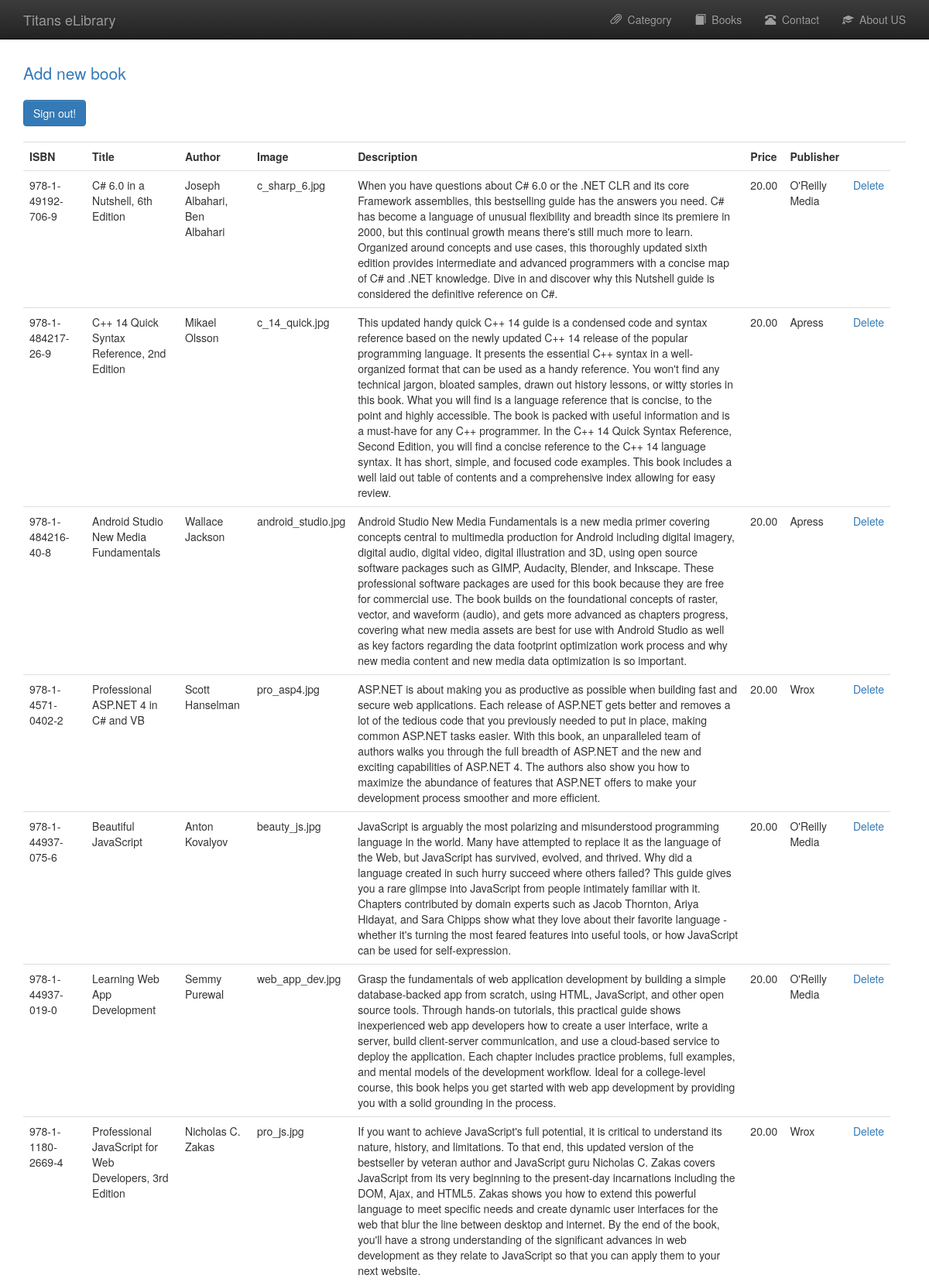
/admin_book.php (signed in, upper part), run on the app's committed database.
### tables this page shows
CREATE TABLE `books` (
  `book_isbn` varchar(20) NOT NULL,
  `book_title` varchar(60) DEFAULT NULL,
  `book_author` varchar(60) DEFAULT NULL,
  `book_image` varchar(40) DEFAULT NULL,
  `book_pdf` varchar(40) DEFAULT NULL,
  `book_descr` text DEFAULT NULL,
  `book_price` decimal(6,2) NOT NULL,
  `publisherid` int(10) UNSIGNED NOT NULL
);

CREATE TABLE `publisher` (
  `publisherid` int(10) UNSIGNED NOT NULL,
  `publisher_name` varchar(60) NOT NULL
);

### functions/database_functions.php (called while the page is built, shortened)
<?php
	function getPubName($conn, $pubid){
		$query = "SELECT publisher_name FROM publisher WHERE publisherid = '$pubid'";
		$result = mysqli_query($conn, $query);
		$row = mysqli_fetch_assoc($result);
		return $row['publisher_name'];
	}
	function getAll($conn){
		$query = "SELECT * from books ORDER BY book_isbn DESC";
		$result = mysqli_query($conn, $query);
		return $result;
	}
?>

### admin_book.php (the view, shortened to what this page needs)
<?php
	require_once "./template/header.php";
	require_once "./functions/database_functions.php";
	$conn = db_connect();
	$result = getAll($conn);
?>
	<p class="lead"><a href="admin_add.php">Add new book</a></p>
	<a href="admin_signout.php" class="btn btn-primary">Sign out!</a>
	<table class="table" style="margin-top: 20px">
		<tr>
			<th>ISBN</th>
			<th>Title</th>
			<th>Author</th>
			<th>Image</th>
			<th>Description</th>
			<th>Price</th>
			<th>Publisher</th>
			<th>&nbsp;</th>
			<th>&nbsp;</th>
		</tr>
		<?php while($row = mysqli_fetch_assoc($result)){ ?>
		<tr>
			<td><?php echo $row['book_isbn']; ?></td>
			<td><?php echo $row['book_title']; ?></td>
			<td><?php echo $row['book_author']; ?></td>
			<td><?php echo $row['book_image']; ?></td>
			<td><?php echo $row['book_descr']; ?></td>
			<td><?php echo $row['book_price']; ?></td>
			<td><?php echo getPubName($conn, $row['publisherid']); ?></td>
			<td><a href="admin_delete.php?bookisbn=<?php echo $row['book_isbn']; ?>">Delete</a></td>
		</tr>
		<?php } ?>
	</table>
<?php
	require_once "./template/newFooter.php";
?>

### data on the page
books: book_isbn "978-1-49192-706-9", book_title "C# 6.0 in a Nutshell, 6th Edition", book_author "Joseph Albahari, Ben Albahari", book_image "c_sharp_6.jpg", book_descr "When you have questions about C# 6.0 or the .NET CLR and its core Framework assemblies, this bestselling guide has the answers you need. C# has become a language of unusual flexibility and breadth since its premiere in 2000, but this continual growth means there's still much more to learn. Organized around concepts and use cases, this thoroughly updated sixth edition provides intermediate and advanced programmers with a concise map of C# and .NET knowledge. Dive in and discover why this Nutshell guide is considered the definitive reference on C#.", book_price "20.00", publisherid.publisher_name "O'Reilly Media"
books: book_isbn "978-1-484217-26-9", book_title "C++ 14 Quick Syntax Reference, 2nd Edition", book_author "Mikael Olsson", book_image "c_14_quick.jpg", book_descr "This updated handy quick C++ 14 guide is a condensed code and syntax reference based on the newly updated C++ 14 release of the popular programming language. It presents the essential C++ syntax in a well-organized format that can be used as a handy reference. You won't find any technical jargon, bloated samples, drawn out history lessons, or witty stories in this book. What you will find is a language reference that is concise, to the point and highly accessible. The book is packed with useful information and is a must-have for any C++ programmer. In the C++ 14 Quick Syntax Reference, Second Edition, you will find a concise reference to the C++ 14 language syntax. It has short, simple, and…", book_price "20.00", publisherid.publisher_name "Apress"
books: book_isbn "978-1-484216-40-8", book_title "Android Studio New Media Fundamentals", book_author "Wallace Jackson", book_image "android_studio.jpg", book_descr "Android Studio New Media Fundamentals is a new media primer covering concepts central to multimedia production for Android including digital imagery, digital audio, digital video, digital illustration and 3D, using open source software packages such as GIMP, Audacity, Blender, and Inkscape. These professional software packages are used for this book because they are free for commercial use. The book builds on the foundational concepts of raster, vector, and waveform (audio), and gets more advanced as chapters progress, covering what new media assets are best for use with Android Studio as well as key factors regarding the data footprint optimization work process and why new media content…", book_price "20.00", publisherid.publisher_name "Apress"
books: book_isbn "978-1-4571-0402-2", book_title "Professional ASP.NET 4 in C# and VB", book_author "Scott Hanselman", book_image "pro_asp4.jpg", book_descr "ASP.NET is about making you as productive as possible when building fast and secure web applications. Each release of ASP.NET gets better and removes a lot of the tedious code that you previously needed to put in place, making common ASP.NET tasks easier. With this book, an unparalleled team of authors walks you through the full breadth of ASP.NET and the new and exciting capabilities of ASP.NET 4. The authors also show you how to maximize the abundance of features that ASP.NET offers to make your development process smoother and more efficient.", book_price "20.00", publisherid.publisher_name "Wrox"
books: book_isbn "978-1-44937-075-6", book_title "Beautiful JavaScript", book_author "Anton Kovalyov", book_image "beauty_js.jpg", book_descr "JavaScript is arguably the most polarizing and misunderstood programming language in the world. Many have attempted to replace it as the language of the Web, but JavaScript has survived, evolved, and thrived. Why did a language created in such hurry succeed where others failed? This guide gives you a rare glimpse into JavaScript from people intimately familiar with it. Chapters contributed by domain experts such as Jacob Thornton, Ariya Hidayat, and Sara Chipps show what they love about their favorite language - whether it's turning the most feared features into useful tools, or how JavaScript can be used for self-expression.", book_price "20.00", publisherid.publisher_name "O'Reilly Media"
books: book_isbn "978-1-44937-019-0", book_title "Learning Web App Development", book_author "Semmy Purewal", book_image "web_app_dev.jpg", book_descr "Grasp the fundamentals of web application development by building a simple database-backed app from scratch, using HTML, JavaScript, and other open source tools. Through hands-on tutorials, this practical guide shows inexperienced web app developers how to create a user interface, write a server, build client-server communication, and use a cloud-based service to deploy the application. Each chapter includes practice problems, full examples, and mental models of the development workflow. Ideal for a college-level course, this book helps you get started with web app development by providing you with a solid grounding in the process.", book_price "20.00", publisherid.publisher_name "O'Reilly Media"
books: book_isbn "978-1-1180-2669-4", book_title "Professional JavaScript for Web Developers, 3rd Edition", book_author "Nicholas C. Zakas", book_image "pro_js.jpg", book_descr "If you want to achieve JavaScript's full potential, it is critical to understand its nature, history, and limitations. To that end, this updated version of the bestseller by veteran author and JavaScript guru Nicholas C. Zakas covers JavaScript from its very beginning to the present-day incarnations including the DOM, Ajax, and HTML5. Zakas shows you how to extend this powerful language to meet specific needs and create dynamic user interfaces for the web that blur the line between desktop and internet. By the end of the book, you'll have a strong understanding of the significant advances in web development as they relate to JavaScript so that you can apply them to your next website.", book_price "20.00", publisherid.publisher_name "Wrox"
